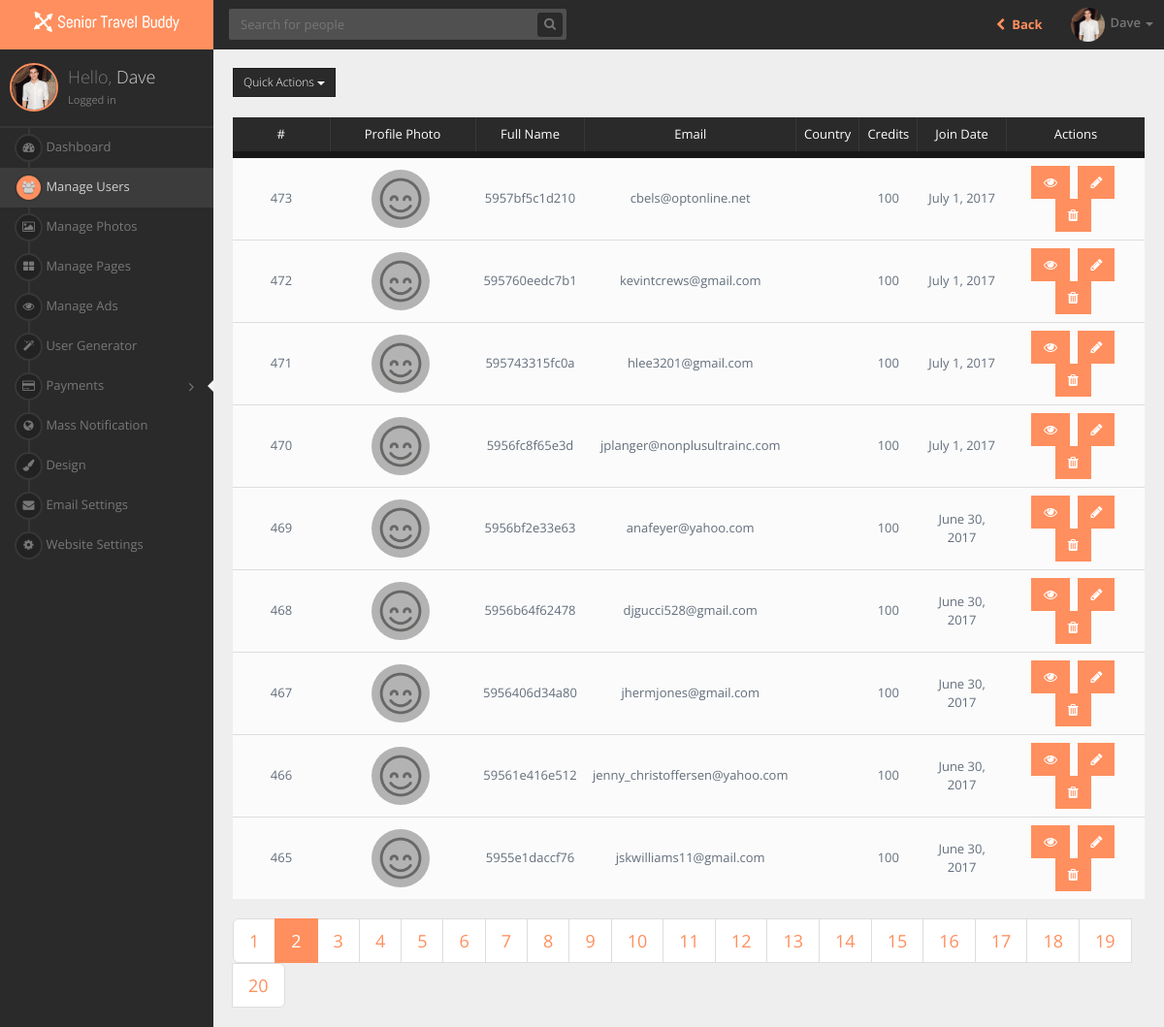
The app's page /admin/users.php?p=2 (signed in) with its own data.
### tables this page shows
CREATE TABLE `users` (
  `id` int(11) NOT NULL AUTO_INCREMENT,
  `full_name` varchar(150) DEFAULT NULL,
  `email` varchar(100) DEFAULT NULL,
  `password` varchar(123) DEFAULT NULL,
  `country` varchar(199) DEFAULT NULL,
  `city` varchar(100) DEFAULT NULL,
  `credits` int(11) DEFAULT NULL,
  `latitude` varchar(50) DEFAULT NULL,
  `longitude` varchar(50) DEFAULT NULL,
  `age` int(11) DEFAULT NULL,
  `bio` text,
  `gender` varchar(20) DEFAULT NULL,
  `sexual_interest` int(11) DEFAULT NULL,
  `instagram_username` varchar(50) DEFAULT '',
  `profile_picture` varchar(200) DEFAULT NULL,
  `ip` varchar(50) DEFAULT NULL,
  `registered` int(11) DEFAULT '0',
  `last_login` int(11) DEFAULT '0',
  `last_active` int(11) DEFAULT '0',
  `updated_preferences` int(11) DEFAULT '0',
  `updated_name` int(11) DEFAULT '0',
  `is_admin` int(11) DEFAULT '0',
  `is_incognito` int(11) DEFAULT '0',
  `is_verified` int(11) DEFAULT '0',
  `has_disabled_ads` int(11) DEFAULT '0',
  `is_increased_exposure` int(11) DEFAULT '0',
  `language` varchar(100) DEFAULT NULL,
  `interests` text,
  `uploaded_photos` int(11) DEFAULT '0',
  `is_vip` int(20) DEFAULT '0',
  `vip_expiration` int(20) DEFAULT '0',
  `ghost_mode_start` int(20) DEFAULT '0',
  `verified_badge_start` int(20) DEFAULT '0',
  `spotlight_start` int(20) DEFAULT '0',
  `disable_ads_start` int(20) DEFAULT '0',
  `ghost_mode_expiration` int(20) DEFAULT '0',
  `verified_badge_expiration` int(20) DEFAULT '0',
  `spotlight_expiration` int(20) DEFAULT '0',
  `disable_ads_expiration` int(20) DEFAULT '0',
  `height` text,
  `weight` int(11) DEFAULT '0',
  `last_encounter` int(11) DEFAULT '0',
  `marital_status` varchar(10) NOT NULL,
  `has_traveled` varchar(10) NOT NULL,
  `where_traveled` varchar(300) NOT NULL,
  `preferred_destination` varchar(300) NOT NULL,
  `cruising_or_touring` varchar(10) NOT NULL,
  `state_of_health` varchar(10) NOT NULL,
  `active_or_slow_travel` varchar(10) NOT NULL,
  `distance_to_travel` varchar(6) NOT NULL,
  `spontaneous_or_itinerary` varchar(20) NOT NULL,
  `smoker` varchar(10) NOT NULL,
  `accommodation_type` varchar(10) NOT NULL,
  `budget` varchar(10) NOT NULL,
  `luggage_type` varchar(30) NOT NULL,
  `foodie` varchar(10) NOT NULL,
  `alcohol` varchar(10) NOT NULL,
  `rating_lounge_poolside_beach` varchar(30) NOT NULL,
  `rating_explore` varchar(20) NOT NULL,
  `rating_shopping` varchar(30) NOT NULL,
  `rating_casino` varchar(20) NOT NULL,
  `rating_tours` varchar(30) NOT NULL,
  `rating_food` varchar(30) NOT NULL,
  `rating_spa` varchar(30) NOT NULL,
  `rating_sports` varchar(30) NOT NULL,
  `rating_concerts` varchar(30) NOT NULL,
  `group_or_independent` varchar(30) NOT NULL,
  `small_or_mega_ship_cruising` varchar(30) NOT NULL,
  `active_or_sedentary` varchar(30) NOT NULL,
  `primary_language` varchar(30) NOT NULL,
  PRIMARY KEY (`id`)
);

### admin/users.php (called while the page is built, shortened)
<?php
require('../core/config.php');
require('../core/system.php');
$system = new System;
$system->domain = $domain;
$system->db = $db;
$menu['users'] = 'active';
$user = $system->getUserInfo($_SESSION['user_id']);
if(!isset($_POST['search'])) {
	$query = '';
	$users = "SELECT * FROM users ORDER BY id DESC";
} else {
	$query = ucfirst(strtolower($system->secureField($_POST['query'])));
	$users = "SELECT * FROM users WHERE full_name LIKE '%".$query."%' ORDER BY id DESC";
}
$per_page = 9;
$count = $db->query($users)->num_rows;
$last_page = ceil($count/$per_page);
if(isset($_GET['p'])) { $p = $_GET['p']; } else { $p = 1; }
$limit = 'LIMIT ' .($p - 1) * $per_page .',' .$per_page;
$users.= " $limit";
$users = $db->query($users);
require('../inc/admin/top.php');
require('../layout/admin/users.php');
require('../inc/admin/bottom.php');

### core/config.php (called while the page is built, shortened)
<?php
	$domain = 'http://localhost';

### core/system.php (called while the page is built, shortened)
<?php
class System {
	public $domain;
	public $db;
	public function getDomain() {
		return $this->domain;
	}
	public function getProfilePicture($user) {
		if(filter_var($user->profile_picture,FILTER_VALIDATE_URL)) {
			return $user->profile_picture;
		} else {
			return $this->domain.'/uploads/'.$user->profile_picture;
		}
	}
	public function getUserInfo($id) {
		$user = $this->db->query("SELECT * FROM users WHERE id='".$id."'");
		$user = $user->fetch_object();
		return $user;
	}
	public function getFirstName($full_name) {
		$full_name = explode(' ',$full_name);
		return $full_name[0];
	}
}

### layout/admin/users.php (the view, shortened to what this page needs)
<section id="page-content">
  <div class="body-content animated fadeIn">
    <div class="row">
      <div class="col-lg-12">
        <div class="dropdown">
          <button class="btn btn-inverse btn-sm dropdown-toggle" type="button" id="dropdownMenu1" data-toggle="dropdown" aria-haspopup="true" aria-expanded="true">
            Quick Actions
            <span class="caret"></span>
          </button>
        </div>
        <br>
        <?php if($users->num_rows >= 1) { ?>
        <table class="table table-responsive table-inverse">
         <thead>
          <th style="text-align:center;"> # </th>
          <th style="text-align:center;"> Profile Photo </th>
          <th style="text-align:center;"> Full Name </th>
          <th style="text-align:center;"> Email </th>
          <th style="text-align:center;"> Country </th>
          <th style="text-align:center;"> Credits </th>
          <th style="text-align:center;"> Join Date </th>
          <th style="text-align:center;"> Actions </th>
        </thead>
        <tbody>
          <?php while($user = $users->fetch_object()) { ?>
          <tr>
            <td style="vertical-align:middle;width:100px;text-align:center;"> <?=$user->id?> </td>
            <td style="vertical-align:middle;width:150px;text-align:center;"> <img src="<?=$system->getProfilePicture($user)?>" class="img-circle" style="height:60px;width:60px"> </td>
            <td style="vertical-align:middle;text-align:center;"> <?=$user->full_name?> </td>
            <td style="vertical-align:middle;text-align:center;"> <?=$user->email?> </td>
            <td style="vertical-align:middle;text-align:center;"> <?=$user->country?> </td>
            <td style="vertical-align:middle;text-align:center;"> <?=$user->credits?> </td>
            <td style="vertical-align:middle;text-align:center;"> <?=date("F j, Y",$user->registered)?> </td>
            <td style="vertical-align:middle;text-align:center;">
              <a href="<?=$system->getDomain()?>/user/<?=$user->id?>" class="btn btn-theme"> <i class="fa fa-eye" style="color:#fff;"></i> </a>
              <a href="edit-user.php?id=<?=$user->id?>" class="btn btn-theme"> <i class="fa fa-pencil" style="color:#fff;"></i> </a>
              <a href="?delete=true&delid=<?=$user->id?>" class="btn btn-theme"> <i class="fa fa-trash" style="color:#fff;"></i> </a>
            </td>
          </tr>
          <? } ?>
        </tbody>
      </table>
      <ul class="pagination pagination-lg">
        <?php
        if(($last_page >= $p) && $last_page > 1) {
          for($i=1; $i<=$last_page; $i++) {
            if($i == $p) {
              echo '<li class="active"> <a href="users.php?p='.$i.'"> '.$i.' </a> </li>';
            } else {
              echo '<li> <a href="users.php?p='.$i.'"> '.$i.' </a> </li>';
            }
          }
        }
        ?>
      </ul>
      <? } ?>
    </div>
  </div>
</div>
</section>

### inc/admin/top.php (shortened to what this page needs)
<!DOCTYPE html>
 <html lang="en">
<head> <meta name="robots" content="noindex">
<link href="<?=$system->getDomain()?>/assets/admin/css/bootstrap.min.css" rel="stylesheet">
<link href="https://maxcdn.bootstrapcdn.com/font-awesome/4.2.0/css/font-awesome.min.css" rel="stylesheet">
<link href="<?=$system->getDomain()?>/assets/admin/css/animate.min.css" rel="stylesheet">
<link href="<?=$system->getDomain()?>/assets/admin/css/jquery.gritter/css/jquery.gritter.css" rel="stylesheet">
<link href="<?=$system->getDomain()?>/assets/admin/css/reset.css" rel="stylesheet">
<link href="<?=$system->getDomain()?>/assets/admin/css/layout.css" rel="stylesheet">
<link href="<?=$system->getDomain()?>/assets/admin/css/components.css" rel="stylesheet">
<link href="<?=$system->getDomain()?>/assets/admin/css/plugins.css" rel="stylesheet">
<link href="<?=$system->getDomain()?>/assets/admin/css/misc.css" rel="stylesheet">
<link href="<?=$system->getDomain()?>/assets/admin/css/chosen.min.css" rel="stylesheet">
</head>
<body>
<section id="wrapper">
<header id="header">
<div class="header-left">
<div class="navbar-header">
<a class="navbar-brand" href="dashboard.php">
<img class="logo" src="<?=$system->getDomain()?>/img/logo-small.png">
</a>
</div>
</div>
<div class="header-right">
<div class="navbar navbar-toolbar navbar-dark">
<ul class="nav navbar-nav navbar-left">
<li class="navbar-search">
<form action="<?=$system->getDomain()?>/admin/users.php" method="POST" class="navbar-form">
<div class="form-group has-feedback">
<input type="text" name="query" class="form-control typeahead rounded" placeholder="Search for people" value="<?=$query?>">
<button type="submit" name="search" class="btn btn-theme fa fa-search form-control-feedback rounded"></button>
</div>
</form>
</li>
</ul>
<ul class="nav navbar-nav navbar-right">
<li>
<a href="<?=$system->getDomain()?>/people" style="background:none;"> <b> <i class="fa fa-fw fa-chevron-left"></i> Back </b> </a>
</li>
<li class="dropdown navbar-profile">
<a href="#" class="dropdown-toggle" data-toggle="dropdown">
<span class="meta">
<span class="avatar"><img src="<?=$system->getProfilePicture($user)?>" class="img-circle" style="width:35px;height:35px;"></span>
<span class="text hidden-xs hidden-sm text-muted"><?=$system->getFirstName($user->full_name)?></span>
<span class="caret"></span>
</span>
</a>
</li>
</ul>
</div>
</div>
</header>
<aside id="sidebar-left" class="sidebar-circle sidebar-dark">
<div class="sidebar-content">
<div class="media">
<a class="pull-left has-notif avatar" href="<?=$system->getDomain()?>/user/<?=$user->id?>">
<img src="<?=$system->getProfilePicture($user)?>" style="width:50px;height:50px;">
</a>
<div class="media-body">
<h4 class="media-heading">Hello, <span><?=$system->getFirstName($user->full_name)?></span></h4>
<small>Logged in</small>
</div>
</div>
</div>
<ul class="sidebar-menu">
<li class="<?=$menu['dashboard']?>">
<a href="<?=$system->getDomain()?>/admin/dashboard.php">
<span class="icon"><i class="fa fa-dashboard"></i></span>
<span class="text">Dashboard</span>
</a>
</li>
<li class="<?=$menu['users']?>">
<a href="<?=$system->getDomain()?>/admin/users.php">
<span class="icon"><i class="fa fa-users"></i></span>
<span class="text">Manage Users</span>
</a>
</li>
<li class="<?=$menu['photos']?>">
<a href="<?=$system->getDomain()?>/admin/photos.php">
<span class="icon"><i class="fa fa-image"></i></span>
<span class="text">Manage Photos</span>
</a>
</li>
<li class="<?=$menu['pages']?>">
<a href="<?=$system->getDomain()?>/admin/pages.php">
<span class="icon"><i class="fa fa-th-large"></i></span>
<span class="text">Manage Pages</span>
</a>
</li>
<li class="<?=$menu['ads']?>">
<a href="<?=$system->getDomain()?>/admin/ads.php">
<span class="icon"><i class="fa fa-eye"></i></span>
<span class="text">Manage Ads</span>
</a>
</li>
<li class="<?=$menu['user_generator']?>">
<a href="<?=$system->getDomain()?>/admin/user_generator.php">
<span class="icon"><i class="fa fa-magic"></i></span>
<span class="text">User Generator</span>
</a>
</li>
<li class="submenu <?=$menu['payments']?>">
<a href="javascript:void(0);">
<span class="icon"><i class="fa fa-credit-card"></i></span>
<span class="text">Payments</span>
<span class="arrow fa-angle-double-right"></span>
<span class="selected"></span>
</a>
</li>
<li class="<?=$menu['mass_notification']?>">
<a href="<?=$system->getDomain()?>/admin/mass_notification.php">
<span class="icon"><i class="fa fa-globe"></i></span>
<span class="text">Mass Notification</span>
</a>
</li>
<li class="<?=$menu['layout']?>">
<a href="<?=$system->getDomain()?>/admin/design.php">
<span class="icon"><i class="fa fa-paint-brush"></i></span>
<span class="text">Design</span>
</a>
</li>
<li class="<?=$menu['email_settings']?>">
<a href="<?=$system->getDomain()?>/admin/email_settings.php">
<span class="icon"><i class="fa fa-envelope"></i></span>
<span class="text">Email Settings</span>
</a>
</li>
<li class="<?=$menu['settings']?>">
<a href="<?=$system->getDomain()?>/admin/settings.php">
<span class="icon"><i class="fa fa-cog"></i></span>
<span class="text">Website Settings</span>
</a>
</li>
</ul>
</aside>

### inc/admin/bottom.php (shortened to what this page needs)
</section>
</body>
</html>

### assets/admin/css/misc.css (style rules this page uses)
#header .navbar-header { background-color:#FF8F5E; }
#sidebar-left.sidebar-box .sidebar-content img, #sidebar-left.sidebar-rounded .sidebar-content img, #sidebar-left.sidebar-circle .sidebar-content img { border: 2px solid #FF8F5E; }
#sidebar-left.sidebar-box .sidebar-menu > li.active > a > .icon i, #sidebar-left.sidebar-rounded .sidebar-menu > li.active > a > .icon i, #sidebar-left.sidebar-circle .sidebar-menu > li.active > a > .icon i { background-color:#FF8F5E; }
a { color: #FF8F5E; }
.pagination > li > a { color: #FF8F5E; }
.pagination > .active > a, .pagination > .active > span { background-color:#FF8F5E; border: 1px solid #FF8F5E; }
.btn-theme { background-color:#FF8F5E; border-color: #FF8F5E; color: white; }

### records on screen
users: profile_picture (picture), full_name "Dave"
users: id "473", profile_picture (placeholder picture), full_name "5957bf5c1d210", email "cbels@optonline.net", credits "100", registered "July 1, 2017"
users: id "472", profile_picture (placeholder picture), full_name "595760eedc7b1", email "kevintcrews@gmail.com", credits "100", registered "July 1, 2017"
users: id "471", profile_picture (placeholder picture), full_name "595743315fc0a", email "hlee3201@gmail.com", credits "100", registered "July 1, 2017"
users: id "470", profile_picture (placeholder picture), full_name "5956fc8f65e3d", email "jplanger@nonplusultrainc.com", credits "100", registered "July 1, 2017"
users: id "469", profile_picture (placeholder picture), full_name "5956bf2e33e63", email "anafeyer@yahoo.com", credits "100", registered "June 30, 2017"
users: id "468", profile_picture (placeholder picture), full_name "5956b64f62478", email "djgucci528@gmail.com", credits "100", registered "June 30, 2017"
users: id "467", profile_picture (placeholder picture), full_name "5956406d34a80", email "jhermjones@gmail.com", credits "100", registered "June 30, 2017"
users: id "466", profile_picture (placeholder picture), full_name "59561e416e512", email "jenny_christoffersen@yahoo.com", credits "100", registered "June 30, 2017"
users: id "465", profile_picture (placeholder picture), full_name "5955e1daccf76", email "jskwilliams11@gmail.com", credits "100", registered "June 30, 2017"
